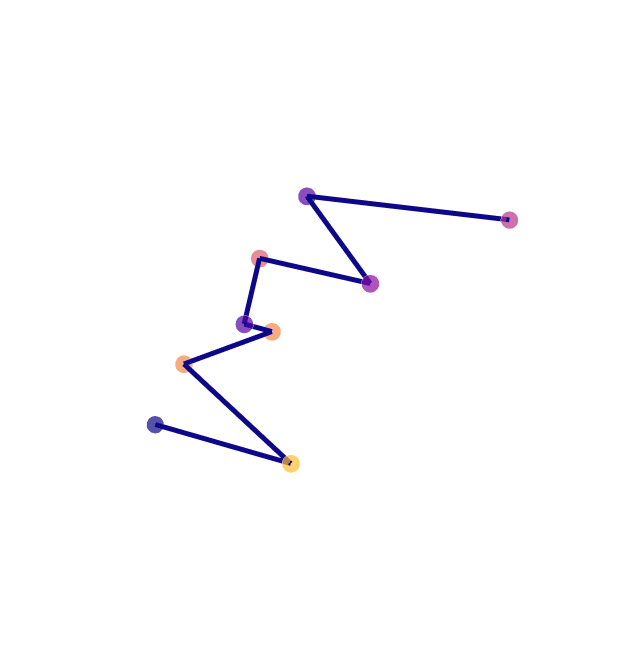

This figure's notebook cell:
### Code cell
from graphein.protein.visualisation import plotly_protein_structure_graph

plotly_protein_structure_graph(g, node_size_multiplier=0.5, colour_nodes_by="residue_name")

### Figure 1 — Plotly figure (JSON) as saved in the notebook; plotly's stock layout.template omitted (floating-point values rounded to 4 significant figures)
{"data": [{"hoverinfo": "text+x+y+z", "marker": {"color": [[0.05038, 0.0298, 0.528, 1], [0.9945, 0.7409, 0.1663, 1], [0.9555, 0.5331, 0.2855, 1], [0.9555, 0.5331, 0.2855, 1], [0.3251, 0.006915, 0.6395, 1], [0.8598, 0.3606, 0.4069, 1], [0.5462, 0.03895, 0.647, 1], [0.3251, 0.006915, 0.6395, 1], [0.7234, 0.1962, 0.539, 1]], "opacity": 0.7, "size": [20.5, 21, 21, 21, 21, 21, 21, 21, 20.5], "symbol": "circle"}, "mode": "markers", "text": ["A:ARG:1", "A:TYR:2", "A:THR:3", "A:THR:4", "A:GLU:5", "A:PHE:6", "A:HIS:7", "A:GLU:8", "A:LEU:9"], "type": "scatter3d", "x": [6.204, 4.38, 4.616, 1.482, 3.117, 0.512, 0.65, -1.208, -2.675], "y": [-6.334, -4.27, -6.251, -5.656, -5.527, -6.23, -4.259, -5.897, -3.331], "z": [-15.35, -12.6, -9.183, -6.888, -3.419, -0.919, 2.397, 5.376, 7.786]}, {"hoverinfo": "text", "line": {"color": [[0.05038, 0.0298, 0.528, 1], [0.05038, 0.0298, 0.528, 1], [0.05038, 0.0298, 0.528, 1], [0.05038, 0.0298, 0.528, 1], [0.05038, 0.0298, 0.528, 1], [0.05038, 0.0298, 0.528, 1], [0.05038, 0.0298, 0.528, 1], [0.05038, 0.0298, 0.528, 1], [0.05038, 0.0298, 0.528, 1], [0.05038, 0.0298, 0.528, 1], [0.05038, 0.0298, 0.528, 1], [0.05038, 0.0298, 0.528, 1], [0.05038, 0.0298, 0.528, 1], [0.05038, 0.0298, 0.528, 1], [0.05038, 0.0298, 0.528, 1], [0.05038, 0.0298, 0.528, 1], [0.05038, 0.0298, 0.528, 1], [0.05038, 0.0298, 0.528, 1], [0.05038, 0.0298, 0.528, 1], [0.05038, 0.0298, 0.528, 1], [0.05038, 0.0298, 0.528, 1], [0.05038, 0.0298, 0.528, 1], [0.05038, 0.0298, 0.528, 1], [0.05038, 0.0298, 0.528, 1]], "width": 10}, "mode": "lines", "text": ["peptide_bond", "peptide_bond", "peptide_bond", "peptide_bond", "peptide_bond", "peptide_bond", "peptide_bond", "peptide_bond", "peptide_bond", "peptide_bond", "peptide_bond", "peptide_bond", "peptide_bond", "peptide_bond", "peptide_bond", "peptide_bond", "peptide_bond", "peptide_bond", "peptide_bond", "peptide_bond", "peptide_bond", "peptide_bond", "peptide_bond", "peptide_bond"], "type": "scatter3d", "x": [6.204, 4.38, null, 4.38, 4.616, null, 4.616, 1.482, null, 1.482, 3.117, null, 3.117, 0.512, null, 0.512, 0.65, null, 0.65, -1.208, null, -1.208, -2.675, null], "y": [-6.334, -4.27, null, -4.27, -6.251, null, -6.251, -5.656, null, -5.656, -5.527, null, -5.527, -6.23, null, -6.23, -4.259, null, -4.259, -5.897, null, -5.897, -3.331, null], "z": [-15.35, -12.6, null, -12.6, -9.183, null, -9.183, -6.888, null, -6.888, -3.419, null, -3.419, -0.919, null, -0.919, 2.397, null, 2.397, 5.376, null, 5.376, 7.786, null]}], "layout": {"height": 650, "margin": {"t": 100}, "scene": {"xaxis": {"showbackground": false, "showgrid": false, "showline": false, "showticklabels": false, "title": {"text": ""}, "zeroline": false}, "yaxis": {"showbackground": false, "showgrid": false, "showline": false, "showticklabels": false, "title": {"text": ""}, "zeroline": false}, "zaxis": {"showbackground": false, "showgrid": false, "showline": false, "showticklabels": false, "title": {"text": ""}, "zeroline": false}}, "showlegend": false, "width": 620}}
